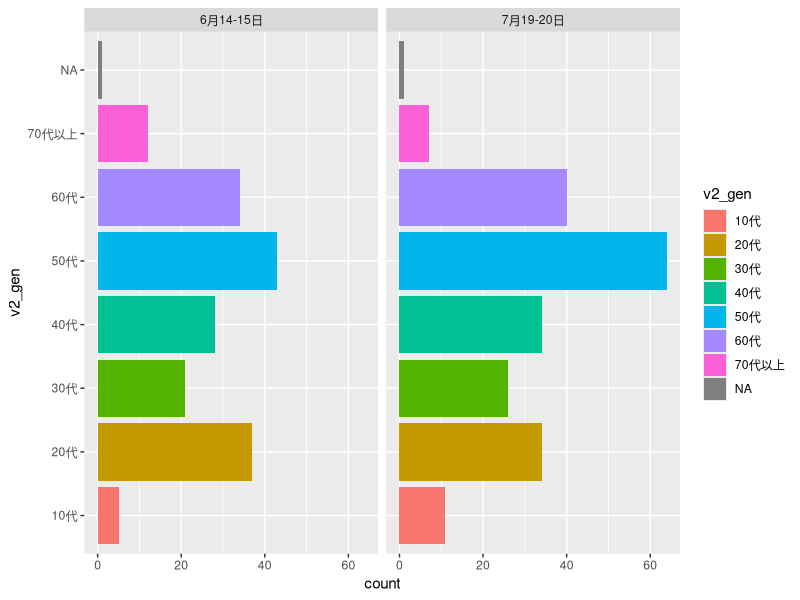
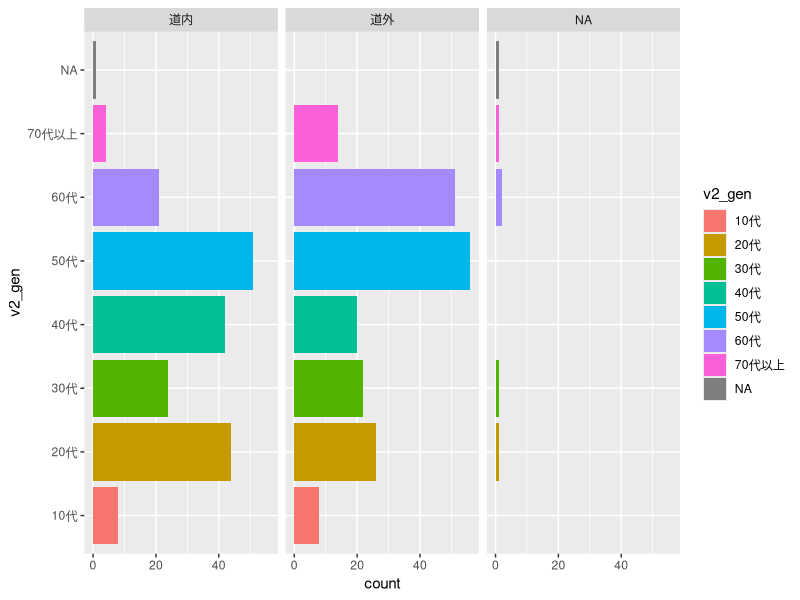
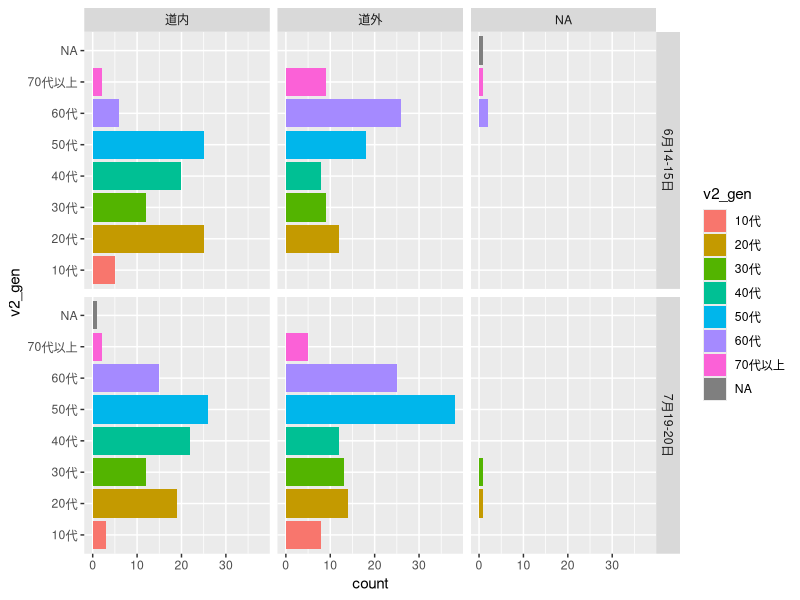
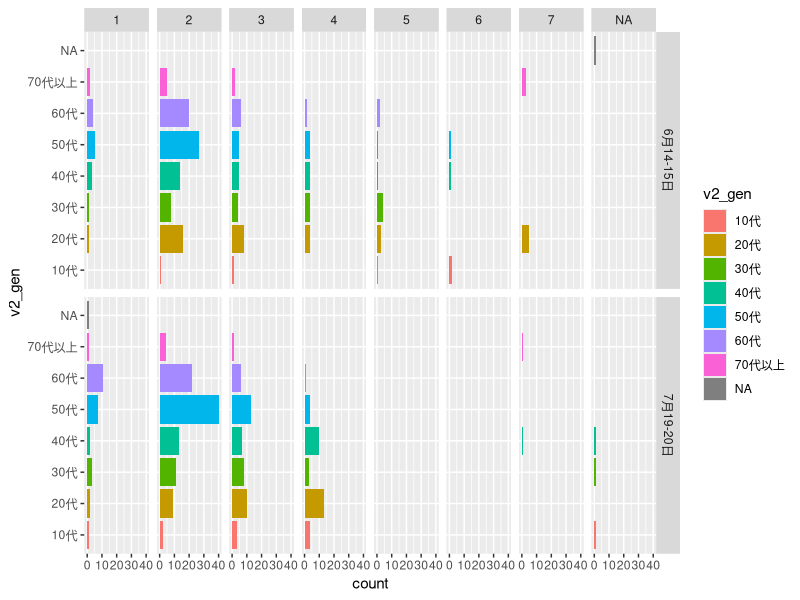
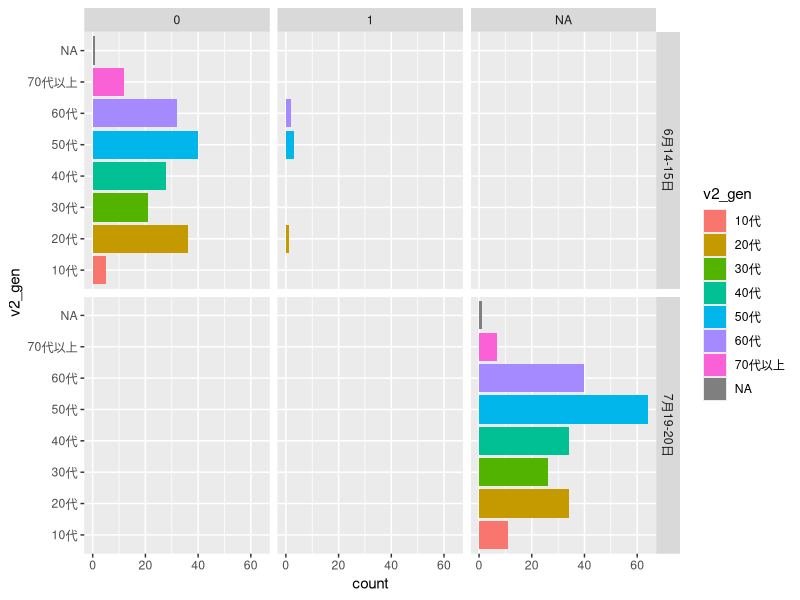

The R source for these figures, in order: (Note: this script raises an error after producing the figures.)
## ---- chunk 1
#| include: false

library(tidyverse)
library(patchwork)
## ---- chunk 2
#| include: false

df <- read_csv("kaminoko2025_all.csv")


## ---- chunk 3
# 変数名を間違って入力していたので修正。
df <- df |> 
  rename_with(~ gsub("^q12", "v12", .x)) 

# 北海道内（外）と道内（外）が混じっていたので道内（外）に統一
df <- df |> 
  mutate(
    v3_hokkaido = case_when(
      v3_hokkaido == "北海道内" ~ "道内",
      v3_hokkaido == "北海道外" ~ "道外",
      TRUE ~ v3_hokkaido
    )
  )

# 日付をファクタ化してレベル設定
df <- df |> 
  mutate(
    date = factor(date, levels = c("6月8日", "6月14-15日", "7月19-20日"))
  )

# 1,2のままだと使いにくいので、カテゴリー名をかえる。
df <- df |> 
  mutate(
    v13_citizen_consumer = case_when(
      v13_citizen_consumer == 1 ~ "市民選好",
      v13_citizen_consumer == 2 ~ "消費者選好",
      TRUE ~ NA_character_
    )
  )
## ---- chunk 4
df |> 
  ggplot(aes(y = v2_gen, fill = v2_gen)) +
  geom_bar() +
  facet_wrap(~date)
## ---- chunk 5
df |> 
  ggplot(aes(y = v2_gen, fill = v2_gen)) +
  geom_bar() +
  facet_wrap(~v3_hokkaido)
## ---- chunk 6
df |> 
  ggplot(aes(y = v2_gen, fill = v2_gen)) +
  geom_bar() +
  facet_grid(date~v3_hokkaido)
## ---- chunk 7
df |> 
  ggplot(aes(y = v2_gen, fill = v2_gen)) +
  geom_bar() +
  facet_grid(date~v5_companions_cnt)
## ---- chunk 8
df |> 
  ggplot(aes(y = v2_gen, fill = v2_gen)) +
  geom_bar() +
  facet_grid(date~v7_tv)


## ---- chunk 9
df |> 
  filter(!is.na(v14_bid1) & !is.na(v1_sex)) |> 
  group_by(v14_bid1_wtp, v1_sex) |> 
  summarise(
    yes_rate = mean(v14_bid1 == "支払う"),
    n = n()
  ) |> 
  ggplot(aes(x = v14_bid1_wtp, y = yes_rate)) +
  geom_point(size = 2) +
  geom_line() +
  scale_y_continuous(labels = scales::percent) +
  facet_wrap(~v1_sex)
